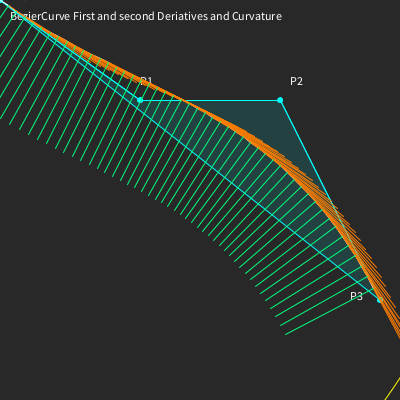
Frame 1 (no input)
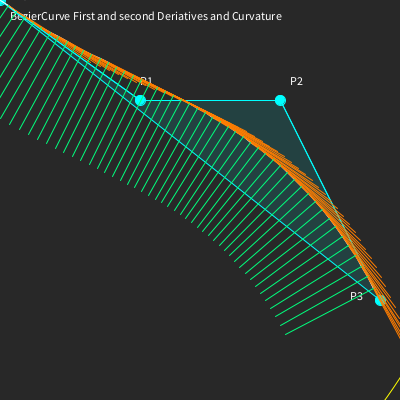
Frame 60 (the mouse pressed at the canvas centre just before this capture)
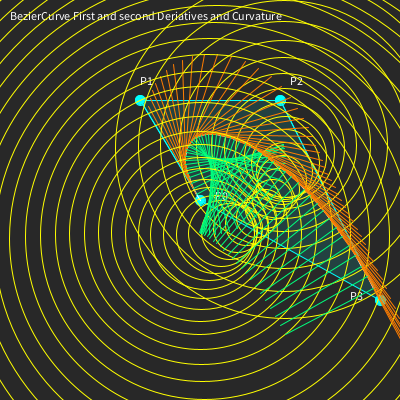
Frame 120 (the mouse held since frame 60 and released just before this capture)

The Processing sketch that drew these frames (run headless with seeded random() and noise(); from frame 60 on, the mouse is pressed at the canvas centre):

// Processing sketch: homework
// ── homework.pde
class BezierCurve {
  
  PVector P0, P1, P2, P3;
  PVector[] R;
  PVector[] D1;
  PVector[] D2;
  PVector[] e1;
  PVector[] e2;
  float[] K;
  int tn;
  
  BezierCurve() {
    P0 = new PVector(); P0.x =  20; P0.y = 300;
    P1 = new PVector(); P1.x = 140; P1.y = 100;
    P2 = new PVector(); P2.x = 280; P2.y = 100;
    P3 = new PVector(); P3.x = 380; P3.y = 300;
    
    tn = 50;
    R  = new PVector[tn];
    D1 = new PVector[tn];
    D2 = new PVector[tn];
    e1 = new PVector[tn];
    e2 = new PVector[tn];
    K  = new float[tn];
  }
  
  void draw() {
    
    int   i, tt;
    float t=0.0;
    float ts = (float)1 / tn;
    float B30t, B31t, B32t, B33t;

    stroke(0, 255, 255);
    fill(0, 255, 255, 30);
    quad(P0.x, P0.y, P1.x, P1.y, P2.x, P2.y, P3.x, P3.y);
    line(P0.x, P0.y, P1.x, P1.y);
    line(P1.x, P1.y, P2.x, P2.y);
    line(P2.x, P2.y, P3.x, P3.y);
    
    fill(0, 255, 255);
    ellipse(P0.x, P0.y, 5, 5);
    ellipse(P1.x, P1.y, 5, 5);
    ellipse(P2.x, P2.y, 5, 5);
    ellipse(P3.x, P3.y, 5, 5);
    
    // text control points 
    fill(255, 255, 255);
    text("P0", P0.x+15, P0.y   ); // p0
    text("P1", P1.x,    P1.y-15); // p1
    text("P2", P2.x+10, P2.y-15); // p2
    text("P3", P3.x-30, P3.y   ); // p3    
    
    noFill();
    stroke(255, 255, 255);
    
    for(tt = 0; tt < tn ; tt+=1) {
        B30t =     (1-t)*(1-t)*(1-t)        ; 
        B31t = 3 * (1-t)*(1-t)       *t     ;
        B32t = 3 * (1-t)             *t*t   ; 
        B33t =                        t*t*t ;
        R[tt] = new PVector();
        R[tt].x = B30t*P0.x + B31t*P1.x + B32t*P2.x + B33t*P3.x;
        R[tt].y = B30t*P0.y + B31t*P1.y + B32t*P2.y + B33t*P3.y;      
      if (tt != 0) line(R[tt-1].x, R[tt-1].y, R[tt].x, R[tt].y);
      t = t + ts;
    }
    
    PVector Q0, Q1, Q2;
    Q0=new PVector(); Q0.x=3*(P1.x-P0.x); Q0.y=3*(P1.y-P0.y);
    Q1=new PVector(); Q1.x=3*(P2.x-P1.x); Q1.y=3*(P2.y-P1.y);
    Q2=new PVector(); Q2.x=3*(P3.x-P2.x); Q2.y=3*(P3.y-P2.y);

    PVector W0, W1;
    W0=new PVector(); W0.x=(3-1)*(Q1.x-Q0.x); W0.y=(3-1)*(Q1.y-Q0.y);
    W1=new PVector(); W1.x=(3-1)*(Q2.x-Q1.x); W1.y=(3-1)*(Q2.y-Q1.y);

    float B20t, B21t, B22t; 
    float B10t, B11t;
    PVector temp = new PVector();
        
    t=0;
    for(tt=0;tt<tn;tt=tt+1) {
      B20t =     (1-t)*(1-t)    ; 
      B21t = 2 *       (1-t)  *t;
      B22t =                 t*t;  
    
      B10t = 1-t;
      B11t =   t;  
      
      // First Derivate D1
      D1[tt]=new PVector();
      D1[tt].x=B20t*Q0.x + B21t*Q1.x + B22t*Q2.x;
      D1[tt].y=B20t*Q0.y + B21t*Q1.y + B22t*Q2.y;    
    
      // Second Derivate D2
      D2[tt]=new PVector();
      D2[tt].x=B10t*W0.x + B11t*W1.x;
      D2[tt].y=B10t*W0.y + B11t*W1.y;
            
      // Basis Vector e1
      e1[tt]=new PVector();
      e1[tt].x=D1[tt].x; e1[tt].y=D1[tt].y;
      e1[tt].normalize();
      
      // draw tangent vector
      temp.x=e1[tt].x; temp.y=e1[tt].y; temp.mult(100);
      stroke(255, 125, 0);
      if(tt!=0)line(R[tt].x, R[tt].y, R[tt].x+temp.x, R[tt].y+temp.y);
      
      // Basis Vector e2
      e2[tt] = new PVector();
      e2[tt].x = e1[tt].x; 
      e2[tt].y = e1[tt].y;
      e2[tt].rotate(HALF_PI);
      
      // draw normal vector
      temp.x = e2[tt].x; 
      temp.y = e2[tt].y; 
      temp.mult(100);
      stroke(0, 255, 125);
      if(tt!=0)line(R[tt].x, R[tt].y, R[tt].x+temp.x, R[tt].y+temp.y);
      
      // Curvature K
      K[tt] = (D1[tt].x*D2[tt].y - D2[tt].x*D1[tt].y)/
            (sqrt(D1[tt].x*D1[tt].x + D1[tt].y*D1[tt].y)*
              (D1[tt].x*D1[tt].x + D1[tt].y*D1[tt].y));
      
      // Circule of Curvature 
      stroke(255, 255, 0);
      ellipseMode(RADIUS);
      temp.x = e2[tt].x; 
      temp.y = e2[tt].y;
      float KR = (float)1/K[tt];
      
      float a = temp.x-((1+D1[tt].x*D1[tt].x)*D1[tt].x)/D2[tt].x;
      float b = R[tt].x+(1+D1[tt].x*D1[tt].x)/D2[tt].x;
      
      temp.mult(100);
      //ellipse(a, b, KR, KR);
      ellipse(R[tt].x + temp.x, R[tt].y + temp.y, KR, KR);
      
      t=t+ts;   
    } 
  }
}

BezierCurve b0;
void setup() {
  size(400, 400);
  b0 = new BezierCurve();
}

void draw() {
  background(40);
  
  text("BezierCurve First and second Deriatives and Curvature", 10, 20);
  
  b0.P0.x = mouseX; b0.P0.y = mouseY;
  
  b0.draw();
}
